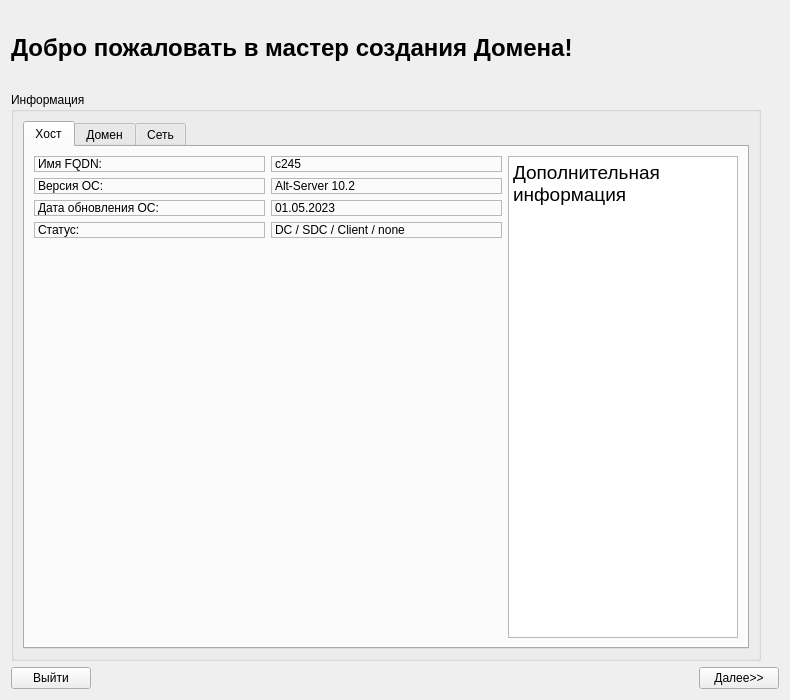
<?xml version="1.0" encoding="UTF-8"?>
<ui version="4.0">
 <class>Step1Page</class>
 <widget class="QWidget" name="Step1Page">
  <property name="geometry">
   <rect>
    <x>0</x>
    <y>0</y>
    <width>790</width>
    <height>700</height>
   </rect>
  </property>
  <property name="font">
   <font>
    <underline>false</underline>
   </font>
  </property>
  <property name="windowTitle">
   <string>Form</string>
  </property>
  <layout class="QGridLayout" name="gridLayout">
   <item row="0" column="0" colspan="2">
    <widget class="QLabel" name="label">
     <property name="sizePolicy">
      <sizepolicy hsizetype="Fixed" vsizetype="Fixed">
       <horstretch>0</horstretch>
       <verstretch>0</verstretch>
      </sizepolicy>
     </property>
     <property name="font">
      <font>
       <pointsize>18</pointsize>
       <weight>75</weight>
       <bold>true</bold>
       <underline>false</underline>
      </font>
     </property>
     <property name="text">
      <string>Добро пожаловать в мастер создания Домена! </string>
     </property>
     <property name="margin">
      <number>3</number>
     </property>
    </widget>
   </item>
   <item row="0" column="2">
    <widget class="QLabel" name="label_9">
     <property name="sizePolicy">
      <sizepolicy hsizetype="Fixed" vsizetype="Fixed">
       <horstretch>0</horstretch>
       <verstretch>0</verstretch>
      </sizepolicy>
     </property>
     <property name="minimumSize">
      <size>
       <width>75</width>
       <height>75</height>
      </size>
     </property>
     <property name="maximumSize">
      <size>
       <width>50</width>
       <height>50</height>
      </size>
     </property>
     <property name="frameShape">
      <enum>QFrame::NoFrame</enum>
     </property>
     <property name="text">
      <string/>
     </property>
     <property name="pixmap">
      <pixmap>logo.png</pixmap>
     </property>
     <property name="scaledContents">
      <bool>true</bool>
     </property>
    </widget>
   </item>
   <item row="1" column="0" colspan="3">
    <widget class="QGroupBox" name="groupBox">
     <property name="sizePolicy">
      <sizepolicy hsizetype="Maximum" vsizetype="Expanding">
       <horstretch>0</horstretch>
       <verstretch>0</verstretch>
      </sizepolicy>
     </property>
     <property name="maximumSize">
      <size>
       <width>750</width>
       <height>16777215</height>
      </size>
     </property>
     <property name="font">
      <font>
       <weight>50</weight>
       <bold>false</bold>
       <underline>false</underline>
      </font>
     </property>
     <property name="title">
      <string>Информация</string>
     </property>
     <property name="flat">
      <bool>true</bool>
     </property>
     <property name="checkable">
      <bool>false</bool>
     </property>
     <layout class="QGridLayout" name="gridLayout_2">
      <item row="0" column="0">
       <widget class="QTabWidget" name="tabWidget">
        <property name="sizePolicy">
         <sizepolicy hsizetype="Minimum" vsizetype="Expanding">
          <horstretch>0</horstretch>
          <verstretch>0</verstretch>
         </sizepolicy>
        </property>
        <property name="currentIndex">
         <number>0</number>
        </property>
        <widget class="QWidget" name="tab">
         <attribute name="title">
          <string>Хост</string>
         </attribute>
         <layout class="QGridLayout" name="gridLayout_3">
          <item row="0" column="0">
           <widget class="QLabel" name="label_3">
            <property name="sizePolicy">
             <sizepolicy hsizetype="Preferred" vsizetype="Preferred">
              <horstretch>0</horstretch>
              <verstretch>0</verstretch>
             </sizepolicy>
            </property>
            <property name="font">
             <font>
              <weight>50</weight>
              <bold>false</bold>
              <underline>false</underline>
             </font>
            </property>
            <property name="frameShape">
             <enum>QFrame::StyledPanel</enum>
            </property>
            <property name="frameShadow">
             <enum>QFrame::Plain</enum>
            </property>
            <property name="lineWidth">
             <number>1</number>
            </property>
            <property name="midLineWidth">
             <number>0</number>
            </property>
            <property name="text">
             <string>Имя FQDN:</string>
            </property>
           </widget>
          </item>
          <item row="0" column="1">
           <widget class="QLabel" name="label_17">
            <property name="sizePolicy">
             <sizepolicy hsizetype="Preferred" vsizetype="Preferred">
              <horstretch>0</horstretch>
              <verstretch>0</verstretch>
             </sizepolicy>
            </property>
            <property name="font">
             <font>
              <weight>50</weight>
              <bold>false</bold>
              <underline>false</underline>
             </font>
            </property>
            <property name="frameShape">
             <enum>QFrame::StyledPanel</enum>
            </property>
            <property name="frameShadow">
             <enum>QFrame::Plain</enum>
            </property>
            <property name="lineWidth">
             <number>1</number>
            </property>
            <property name="midLineWidth">
             <number>0</number>
            </property>
            <property name="text">
             <string>c245</string>
            </property>
           </widget>
          </item>
          <item row="0" column="2" rowspan="5">
           <widget class="QTextEdit" name="textEdit">
            <property name="sizePolicy">
             <sizepolicy hsizetype="Minimum" vsizetype="Expanding">
              <horstretch>0</horstretch>
              <verstretch>0</verstretch>
             </sizepolicy>
            </property>
            <property name="html">
             <string>&lt;!DOCTYPE HTML PUBLIC &quot;-//W3C//DTD HTML 4.0//EN&quot; &quot;http://www.w3.org/TR/REC-html40/strict.dtd&quot;&gt;
&lt;html&gt;&lt;head&gt;&lt;meta name=&quot;qrichtext&quot; content=&quot;1&quot; /&gt;&lt;style type=&quot;text/css&quot;&gt;
p, li { white-space: pre-wrap; }
&lt;/style&gt;&lt;/head&gt;&lt;body style=&quot; font-family:'Noto Sans'; font-size:14pt; font-weight:400; font-style:normal;&quot;&gt;
&lt;p style=&quot; margin-top:0px; margin-bottom:0px; margin-left:0px; margin-right:0px; -qt-block-indent:0; text-indent:0px;&quot;&gt;Дополнительная информация&lt;/p&gt;
&lt;p style=&quot;-qt-paragraph-type:empty; margin-top:0px; margin-bottom:0px; margin-left:0px; margin-right:0px; -qt-block-indent:0; text-indent:0px;&quot;&gt;&lt;br /&gt;&lt;/p&gt;&lt;/body&gt;&lt;/html&gt;</string>
            </property>
           </widget>
          </item>
          <item row="1" column="0">
           <widget class="QLabel" name="label_4">
            <property name="sizePolicy">
             <sizepolicy hsizetype="Preferred" vsizetype="Preferred">
              <horstretch>0</horstretch>
              <verstretch>0</verstretch>
             </sizepolicy>
            </property>
            <property name="font">
             <font>
              <weight>50</weight>
              <bold>false</bold>
              <underline>false</underline>
             </font>
            </property>
            <property name="frameShape">
             <enum>QFrame::StyledPanel</enum>
            </property>
            <property name="frameShadow">
             <enum>QFrame::Plain</enum>
            </property>
            <property name="lineWidth">
             <number>1</number>
            </property>
            <property name="midLineWidth">
             <number>0</number>
            </property>
            <property name="text">
             <string>Версия ОС:</string>
            </property>
           </widget>
          </item>
          <item row="1" column="1">
           <widget class="QLabel" name="label_19">
            <property name="sizePolicy">
             <sizepolicy hsizetype="Preferred" vsizetype="Preferred">
              <horstretch>0</horstretch>
              <verstretch>0</verstretch>
             </sizepolicy>
            </property>
            <property name="font">
             <font>
              <weight>50</weight>
              <bold>false</bold>
              <underline>false</underline>
             </font>
            </property>
            <property name="frameShape">
             <enum>QFrame::StyledPanel</enum>
            </property>
            <property name="frameShadow">
             <enum>QFrame::Plain</enum>
            </property>
            <property name="lineWidth">
             <number>1</number>
            </property>
            <property name="midLineWidth">
             <number>0</number>
            </property>
            <property name="text">
             <string>Alt-Server 10.2</string>
            </property>
           </widget>
          </item>
          <item row="2" column="0">
           <widget class="QLabel" name="label_5">
            <property name="sizePolicy">
             <sizepolicy hsizetype="Preferred" vsizetype="Preferred">
              <horstretch>0</horstretch>
              <verstretch>0</verstretch>
             </sizepolicy>
            </property>
            <property name="font">
             <font>
              <weight>50</weight>
              <bold>false</bold>
              <underline>false</underline>
             </font>
            </property>
            <property name="frameShape">
             <enum>QFrame::StyledPanel</enum>
            </property>
            <property name="frameShadow">
             <enum>QFrame::Plain</enum>
            </property>
            <property name="lineWidth">
             <number>1</number>
            </property>
            <property name="midLineWidth">
             <number>0</number>
            </property>
            <property name="text">
             <string>Дата обновления ОС:</string>
            </property>
           </widget>
          </item>
          <item row="2" column="1">
           <widget class="QLabel" name="label_12">
            <property name="sizePolicy">
             <sizepolicy hsizetype="Preferred" vsizetype="Preferred">
              <horstretch>0</horstretch>
              <verstretch>0</verstretch>
             </sizepolicy>
            </property>
            <property name="font">
             <font>
              <weight>50</weight>
              <bold>false</bold>
              <underline>false</underline>
             </font>
            </property>
            <property name="frameShape">
             <enum>QFrame::StyledPanel</enum>
            </property>
            <property name="frameShadow">
             <enum>QFrame::Plain</enum>
            </property>
            <property name="lineWidth">
             <number>1</number>
            </property>
            <property name="midLineWidth">
             <number>0</number>
            </property>
            <property name="text">
             <string>01.05.2023</string>
            </property>
           </widget>
          </item>
          <item row="3" column="0">
           <widget class="QLabel" name="label_6">
            <property name="sizePolicy">
             <sizepolicy hsizetype="Preferred" vsizetype="Preferred">
              <horstretch>0</horstretch>
              <verstretch>0</verstretch>
             </sizepolicy>
            </property>
            <property name="font">
             <font>
              <weight>50</weight>
              <bold>false</bold>
              <underline>false</underline>
             </font>
            </property>
            <property name="frameShape">
             <enum>QFrame::StyledPanel</enum>
            </property>
            <property name="frameShadow">
             <enum>QFrame::Plain</enum>
            </property>
            <property name="lineWidth">
             <number>1</number>
            </property>
            <property name="midLineWidth">
             <number>0</number>
            </property>
            <property name="text">
             <string>Статус:</string>
            </property>
           </widget>
          </item>
          <item row="3" column="1">
           <widget class="QLabel" name="label_13">
            <property name="sizePolicy">
             <sizepolicy hsizetype="Preferred" vsizetype="Preferred">
              <horstretch>0</horstretch>
              <verstretch>0</verstretch>
             </sizepolicy>
            </property>
            <property name="font">
             <font>
              <weight>50</weight>
              <bold>false</bold>
              <underline>false</underline>
             </font>
            </property>
            <property name="frameShape">
             <enum>QFrame::StyledPanel</enum>
            </property>
            <property name="frameShadow">
             <enum>QFrame::Plain</enum>
            </property>
            <property name="lineWidth">
             <number>1</number>
            </property>
            <property name="midLineWidth">
             <number>0</number>
            </property>
            <property name="text">
             <string>DC / SDC / Client / none</string>
            </property>
           </widget>
          </item>
          <item row="4" column="0" colspan="2">
           <spacer name="verticalSpacer">
            <property name="orientation">
             <enum>Qt::Vertical</enum>
            </property>
            <property name="sizeHint" stdset="0">
             <size>
              <width>708</width>
              <height>8</height>
             </size>
            </property>
           </spacer>
          </item>
         </layout>
        </widget>
        <widget class="QWidget" name="tab_2">
         <attribute name="title">
          <string>Домен</string>
         </attribute>
         <layout class="QGridLayout" name="gridLayout_4">
          <item row="0" column="0">
           <widget class="QLabel" name="label_35">
            <property name="sizePolicy">
             <sizepolicy hsizetype="Preferred" vsizetype="Preferred">
              <horstretch>0</horstretch>
              <verstretch>0</verstretch>
             </sizepolicy>
            </property>
            <property name="font">
             <font>
              <weight>50</weight>
              <bold>false</bold>
              <underline>false</underline>
             </font>
            </property>
            <property name="frameShape">
             <enum>QFrame::StyledPanel</enum>
            </property>
            <property name="frameShadow">
             <enum>QFrame::Plain</enum>
            </property>
            <property name="lineWidth">
             <number>1</number>
            </property>
            <property name="midLineWidth">
             <number>0</number>
            </property>
            <property name="text">
             <string>Имя Домена:</string>
            </property>
           </widget>
          </item>
          <item row="0" column="1">
           <widget class="QLabel" name="label_25">
            <property name="sizePolicy">
             <sizepolicy hsizetype="Preferred" vsizetype="Preferred">
              <horstretch>0</horstretch>
              <verstretch>0</verstretch>
             </sizepolicy>
            </property>
            <property name="font">
             <font>
              <weight>50</weight>
              <bold>false</bold>
              <underline>false</underline>
             </font>
            </property>
            <property name="frameShape">
             <enum>QFrame::StyledPanel</enum>
            </property>
            <property name="frameShadow">
             <enum>QFrame::Plain</enum>
            </property>
            <property name="lineWidth">
             <number>1</number>
            </property>
            <property name="midLineWidth">
             <number>0</number>
            </property>
            <property name="text">
             <string>none</string>
            </property>
           </widget>
          </item>
          <item row="0" column="2" rowspan="7">
           <widget class="QTextEdit" name="textEdit_2">
            <property name="sizePolicy">
             <sizepolicy hsizetype="Minimum" vsizetype="Expanding">
              <horstretch>0</horstretch>
              <verstretch>0</verstretch>
             </sizepolicy>
            </property>
            <property name="html">
             <string>&lt;!DOCTYPE HTML PUBLIC &quot;-//W3C//DTD HTML 4.0//EN&quot; &quot;http://www.w3.org/TR/REC-html40/strict.dtd&quot;&gt;
&lt;html&gt;&lt;head&gt;&lt;meta name=&quot;qrichtext&quot; content=&quot;1&quot; /&gt;&lt;style type=&quot;text/css&quot;&gt;
p, li { white-space: pre-wrap; }
&lt;/style&gt;&lt;/head&gt;&lt;body style=&quot; font-family:'Noto Sans'; font-size:14pt; font-weight:400; font-style:normal;&quot;&gt;
&lt;p style=&quot; margin-top:0px; margin-bottom:0px; margin-left:0px; margin-right:0px; -qt-block-indent:0; text-indent:0px;&quot;&gt;Дополнительная информация&lt;/p&gt;
&lt;p style=&quot;-qt-paragraph-type:empty; margin-top:0px; margin-bottom:0px; margin-left:0px; margin-right:0px; -qt-block-indent:0; text-indent:0px;&quot;&gt;&lt;br /&gt;&lt;/p&gt;&lt;/body&gt;&lt;/html&gt;</string>
            </property>
           </widget>
          </item>
          <item row="1" column="0">
           <widget class="QLabel" name="label_28">
            <property name="sizePolicy">
             <sizepolicy hsizetype="Preferred" vsizetype="Preferred">
              <horstretch>0</horstretch>
              <verstretch>0</verstretch>
             </sizepolicy>
            </property>
            <property name="font">
             <font>
              <weight>50</weight>
              <bold>false</bold>
              <underline>false</underline>
             </font>
            </property>
            <property name="frameShape">
             <enum>QFrame::StyledPanel</enum>
            </property>
            <property name="frameShadow">
             <enum>QFrame::Plain</enum>
            </property>
            <property name="lineWidth">
             <number>1</number>
            </property>
            <property name="midLineWidth">
             <number>0</number>
            </property>
            <property name="text">
             <string>Тип домена:</string>
            </property>
           </widget>
          </item>
          <item row="1" column="1">
           <widget class="QLabel" name="label_23">
            <property name="sizePolicy">
             <sizepolicy hsizetype="Preferred" vsizetype="Preferred">
              <horstretch>0</horstretch>
              <verstretch>0</verstretch>
             </sizepolicy>
            </property>
            <property name="font">
             <font>
              <weight>50</weight>
              <bold>false</bold>
              <underline>false</underline>
             </font>
            </property>
            <property name="frameShape">
             <enum>QFrame::StyledPanel</enum>
            </property>
            <property name="frameShadow">
             <enum>QFrame::Plain</enum>
            </property>
            <property name="lineWidth">
             <number>1</number>
            </property>
            <property name="midLineWidth">
             <number>0</number>
            </property>
            <property name="text">
             <string>Samba</string>
            </property>
           </widget>
          </item>
          <item row="2" column="0">
           <widget class="QLabel" name="label_34">
            <property name="sizePolicy">
             <sizepolicy hsizetype="Preferred" vsizetype="Preferred">
              <horstretch>0</horstretch>
              <verstretch>0</verstretch>
             </sizepolicy>
            </property>
            <property name="font">
             <font>
              <weight>50</weight>
              <bold>false</bold>
              <underline>false</underline>
             </font>
            </property>
            <property name="frameShape">
             <enum>QFrame::StyledPanel</enum>
            </property>
            <property name="frameShadow">
             <enum>QFrame::Plain</enum>
            </property>
            <property name="lineWidth">
             <number>1</number>
            </property>
            <property name="midLineWidth">
             <number>0</number>
            </property>
            <property name="text">
             <string>Тип/размер Базы:</string>
            </property>
           </widget>
          </item>
          <item row="2" column="1">
           <widget class="QLabel" name="label_38">
            <property name="sizePolicy">
             <sizepolicy hsizetype="Preferred" vsizetype="Preferred">
              <horstretch>0</horstretch>
              <verstretch>0</verstretch>
             </sizepolicy>
            </property>
            <property name="font">
             <font>
              <weight>50</weight>
              <bold>false</bold>
              <underline>false</underline>
             </font>
            </property>
            <property name="frameShape">
             <enum>QFrame::StyledPanel</enum>
            </property>
            <property name="frameShadow">
             <enum>QFrame::Plain</enum>
            </property>
            <property name="lineWidth">
             <number>1</number>
            </property>
            <property name="midLineWidth">
             <number>0</number>
            </property>
            <property name="text">
             <string>TDB/4Gb</string>
            </property>
           </widget>
          </item>
          <item row="3" column="0">
           <widget class="QLabel" name="label_37">
            <property name="sizePolicy">
             <sizepolicy hsizetype="Preferred" vsizetype="Preferred">
              <horstretch>0</horstretch>
              <verstretch>0</verstretch>
             </sizepolicy>
            </property>
            <property name="font">
             <font>
              <weight>50</weight>
              <bold>false</bold>
              <underline>false</underline>
             </font>
            </property>
            <property name="frameShape">
             <enum>QFrame::StyledPanel</enum>
            </property>
            <property name="frameShadow">
             <enum>QFrame::Plain</enum>
            </property>
            <property name="lineWidth">
             <number>1</number>
            </property>
            <property name="midLineWidth">
             <number>0</number>
            </property>
            <property name="text">
             <string>Репликация/статус/время:</string>
            </property>
           </widget>
          </item>
          <item row="3" column="1">
           <widget class="QLabel" name="label_27">
            <property name="sizePolicy">
             <sizepolicy hsizetype="Preferred" vsizetype="Preferred">
              <horstretch>0</horstretch>
              <verstretch>0</verstretch>
             </sizepolicy>
            </property>
            <property name="font">
             <font>
              <weight>50</weight>
              <bold>false</bold>
              <underline>false</underline>
             </font>
            </property>
            <property name="frameShape">
             <enum>QFrame::StyledPanel</enum>
            </property>
            <property name="frameShadow">
             <enum>QFrame::Plain</enum>
            </property>
            <property name="lineWidth">
             <number>1</number>
            </property>
            <property name="midLineWidth">
             <number>0</number>
            </property>
            <property name="text">
             <string>none</string>
            </property>
           </widget>
          </item>
          <item row="4" column="0">
           <widget class="QLabel" name="label_31">
            <property name="sizePolicy">
             <sizepolicy hsizetype="Preferred" vsizetype="Preferred">
              <horstretch>0</horstretch>
              <verstretch>0</verstretch>
             </sizepolicy>
            </property>
            <property name="font">
             <font>
              <weight>50</weight>
              <bold>false</bold>
              <underline>false</underline>
             </font>
            </property>
            <property name="frameShape">
             <enum>QFrame::StyledPanel</enum>
            </property>
            <property name="frameShadow">
             <enum>QFrame::Plain</enum>
            </property>
            <property name="lineWidth">
             <number>1</number>
            </property>
            <property name="midLineWidth">
             <number>0</number>
            </property>
            <property name="text">
             <string>Тип DNS:</string>
            </property>
           </widget>
          </item>
          <item row="4" column="1">
           <widget class="QLabel" name="label_32">
            <property name="sizePolicy">
             <sizepolicy hsizetype="Preferred" vsizetype="Preferred">
              <horstretch>0</horstretch>
              <verstretch>0</verstretch>
             </sizepolicy>
            </property>
            <property name="font">
             <font>
              <weight>50</weight>
              <bold>false</bold>
              <underline>false</underline>
             </font>
            </property>
            <property name="frameShape">
             <enum>QFrame::StyledPanel</enum>
            </property>
            <property name="frameShadow">
             <enum>QFrame::Plain</enum>
            </property>
            <property name="lineWidth">
             <number>1</number>
            </property>
            <property name="midLineWidth">
             <number>0</number>
            </property>
            <property name="text">
             <string>BIND9_DLZ</string>
            </property>
           </widget>
          </item>
          <item row="5" column="0">
           <widget class="QLabel" name="label_30">
            <property name="sizePolicy">
             <sizepolicy hsizetype="Preferred" vsizetype="Preferred">
              <horstretch>0</horstretch>
              <verstretch>0</verstretch>
             </sizepolicy>
            </property>
            <property name="font">
             <font>
              <weight>50</weight>
              <bold>false</bold>
              <underline>false</underline>
             </font>
            </property>
            <property name="frameShape">
             <enum>QFrame::StyledPanel</enum>
            </property>
            <property name="frameShadow">
             <enum>QFrame::Plain</enum>
            </property>
            <property name="lineWidth">
             <number>1</number>
            </property>
            <property name="midLineWidth">
             <number>0</number>
            </property>
            <property name="text">
             <string>Состав домена:</string>
            </property>
           </widget>
          </item>
          <item row="5" column="1">
           <widget class="QPushButton" name="pushButton">
            <property name="sizePolicy">
             <sizepolicy hsizetype="Preferred" vsizetype="Preferred">
              <horstretch>0</horstretch>
              <verstretch>0</verstretch>
             </sizepolicy>
            </property>
            <property name="text">
             <string>Домен и сервисы</string>
            </property>
           </widget>
          </item>
          <item row="6" column="0" colspan="2">
           <spacer name="verticalSpacer_2">
            <property name="orientation">
             <enum>Qt::Vertical</enum>
            </property>
            <property name="sizeHint" stdset="0">
             <size>
              <width>708</width>
              <height>78</height>
             </size>
            </property>
           </spacer>
          </item>
         </layout>
        </widget>
        <widget class="QWidget" name="tab_3">
         <attribute name="title">
          <string>Сеть</string>
         </attribute>
         <layout class="QGridLayout" name="gridLayout_5">
          <item row="0" column="0">
           <widget class="QLabel" name="label_22">
            <property name="sizePolicy">
             <sizepolicy hsizetype="Preferred" vsizetype="Preferred">
              <horstretch>0</horstretch>
              <verstretch>0</verstretch>
             </sizepolicy>
            </property>
            <property name="frameShape">
             <enum>QFrame::StyledPanel</enum>
            </property>
            <property name="text">
             <string>IP-адресс:</string>
            </property>
           </widget>
          </item>
          <item row="0" column="1">
           <widget class="QLabel" name="label_33">
            <property name="sizePolicy">
             <sizepolicy hsizetype="Preferred" vsizetype="Preferred">
              <horstretch>0</horstretch>
              <verstretch>0</verstretch>
             </sizepolicy>
            </property>
            <property name="frameShape">
             <enum>QFrame::StyledPanel</enum>
            </property>
            <property name="text">
             <string>10.10.10.10/24</string>
            </property>
           </widget>
          </item>
          <item row="0" column="2" rowspan="5">
           <widget class="QTextEdit" name="textEdit_3">
            <property name="sizePolicy">
             <sizepolicy hsizetype="Minimum" vsizetype="Expanding">
              <horstretch>0</horstretch>
              <verstretch>0</verstretch>
             </sizepolicy>
            </property>
            <property name="html">
             <string>&lt;!DOCTYPE HTML PUBLIC &quot;-//W3C//DTD HTML 4.0//EN&quot; &quot;http://www.w3.org/TR/REC-html40/strict.dtd&quot;&gt;
&lt;html&gt;&lt;head&gt;&lt;meta name=&quot;qrichtext&quot; content=&quot;1&quot; /&gt;&lt;style type=&quot;text/css&quot;&gt;
p, li { white-space: pre-wrap; }
&lt;/style&gt;&lt;/head&gt;&lt;body style=&quot; font-family:'Noto Sans'; font-size:14pt; font-weight:400; font-style:normal;&quot;&gt;
&lt;p style=&quot; margin-top:0px; margin-bottom:0px; margin-left:0px; margin-right:0px; -qt-block-indent:0; text-indent:0px;&quot;&gt;Дополнительная информация&lt;/p&gt;
&lt;p style=&quot;-qt-paragraph-type:empty; margin-top:0px; margin-bottom:0px; margin-left:0px; margin-right:0px; -qt-block-indent:0; text-indent:0px;&quot;&gt;&lt;br /&gt;&lt;/p&gt;&lt;/body&gt;&lt;/html&gt;</string>
            </property>
           </widget>
          </item>
          <item row="1" column="0">
           <widget class="QLabel" name="label_24">
            <property name="sizePolicy">
             <sizepolicy hsizetype="Preferred" vsizetype="Preferred">
              <horstretch>0</horstretch>
              <verstretch>0</verstretch>
             </sizepolicy>
            </property>
            <property name="frameShape">
             <enum>QFrame::StyledPanel</enum>
            </property>
            <property name="text">
             <string>Шлюз:</string>
            </property>
           </widget>
          </item>
          <item row="1" column="1">
           <widget class="QLabel" name="label_36">
            <property name="sizePolicy">
             <sizepolicy hsizetype="Preferred" vsizetype="Preferred">
              <horstretch>0</horstretch>
              <verstretch>0</verstretch>
             </sizepolicy>
            </property>
            <property name="frameShape">
             <enum>QFrame::StyledPanel</enum>
            </property>
            <property name="text">
             <string>10.10.10.1</string>
            </property>
           </widget>
          </item>
          <item row="2" column="0">
           <widget class="QLabel" name="label_26">
            <property name="sizePolicy">
             <sizepolicy hsizetype="Preferred" vsizetype="Preferred">
              <horstretch>0</horstretch>
              <verstretch>0</verstretch>
             </sizepolicy>
            </property>
            <property name="frameShape">
             <enum>QFrame::StyledPanel</enum>
            </property>
            <property name="text">
             <string>DNS-сервер:</string>
            </property>
           </widget>
          </item>
          <item row="2" column="1">
           <widget class="QLabel" name="label_29">
            <property name="sizePolicy">
             <sizepolicy hsizetype="Preferred" vsizetype="Preferred">
              <horstretch>0</horstretch>
              <verstretch>0</verstretch>
             </sizepolicy>
            </property>
            <property name="frameShape">
             <enum>QFrame::StyledPanel</enum>
            </property>
            <property name="text">
             <string>127.0.0.1</string>
            </property>
           </widget>
          </item>
          <item row="3" column="1">
           <widget class="QPushButton" name="pushButton_2">
            <property name="sizePolicy">
             <sizepolicy hsizetype="Preferred" vsizetype="Preferred">
              <horstretch>0</horstretch>
              <verstretch>0</verstretch>
             </sizepolicy>
            </property>
            <property name="text">
             <string>Настройка сети</string>
            </property>
           </widget>
          </item>
          <item row="4" column="0" colspan="2">
           <spacer name="verticalSpacer_3">
            <property name="orientation">
             <enum>Qt::Vertical</enum>
            </property>
            <property name="sizeHint" stdset="0">
             <size>
              <width>718</width>
              <height>218</height>
             </size>
            </property>
           </spacer>
          </item>
         </layout>
        </widget>
       </widget>
      </item>
     </layout>
    </widget>
   </item>
   <item row="2" column="0">
    <widget class="QPushButton" name="exitPushButton">
     <property name="text">
      <string>Выйти</string>
     </property>
    </widget>
   </item>
   <item row="2" column="1">
    <spacer name="horizontalSpacer">
     <property name="orientation">
      <enum>Qt::Horizontal</enum>
     </property>
     <property name="sizeHint" stdset="0">
      <size>
       <width>538</width>
       <height>20</height>
      </size>
     </property>
    </spacer>
   </item>
   <item row="2" column="2">
    <widget class="QPushButton" name="nextPushButton">
     <property name="text">
      <string>Далее&gt;&gt;</string>
     </property>
    </widget>
   </item>
  </layout>
 </widget>
 <tabstops>
  <tabstop>tabWidget</tabstop>
  <tabstop>textEdit</tabstop>
  <tabstop>exitPushButton</tabstop>
  <tabstop>nextPushButton</tabstop>
  <tabstop>textEdit_2</tabstop>
  <tabstop>pushButton</tabstop>
  <tabstop>textEdit_3</tabstop>
  <tabstop>pushButton_2</tabstop>
 </tabstops>
 <resources/>
 <connections/>
</ui>
